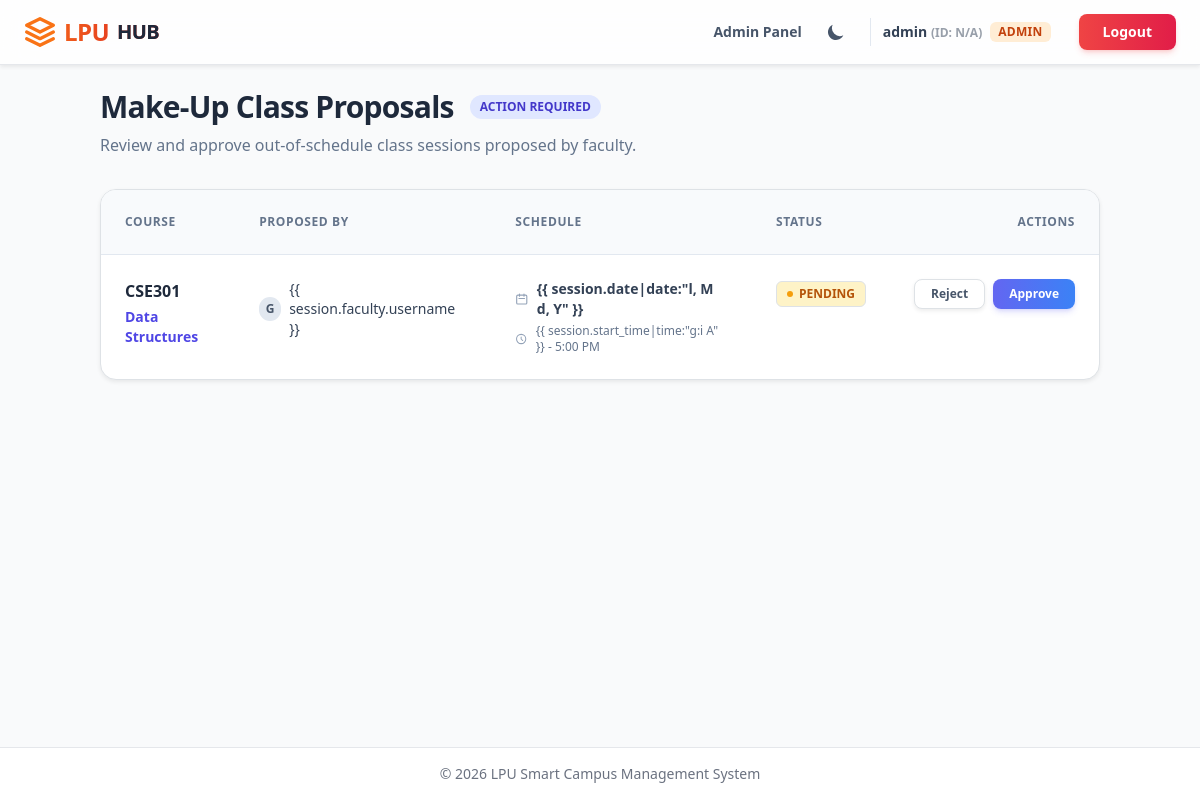
The page /remedial/approvals/ (signed in) on the database as committed earlier.
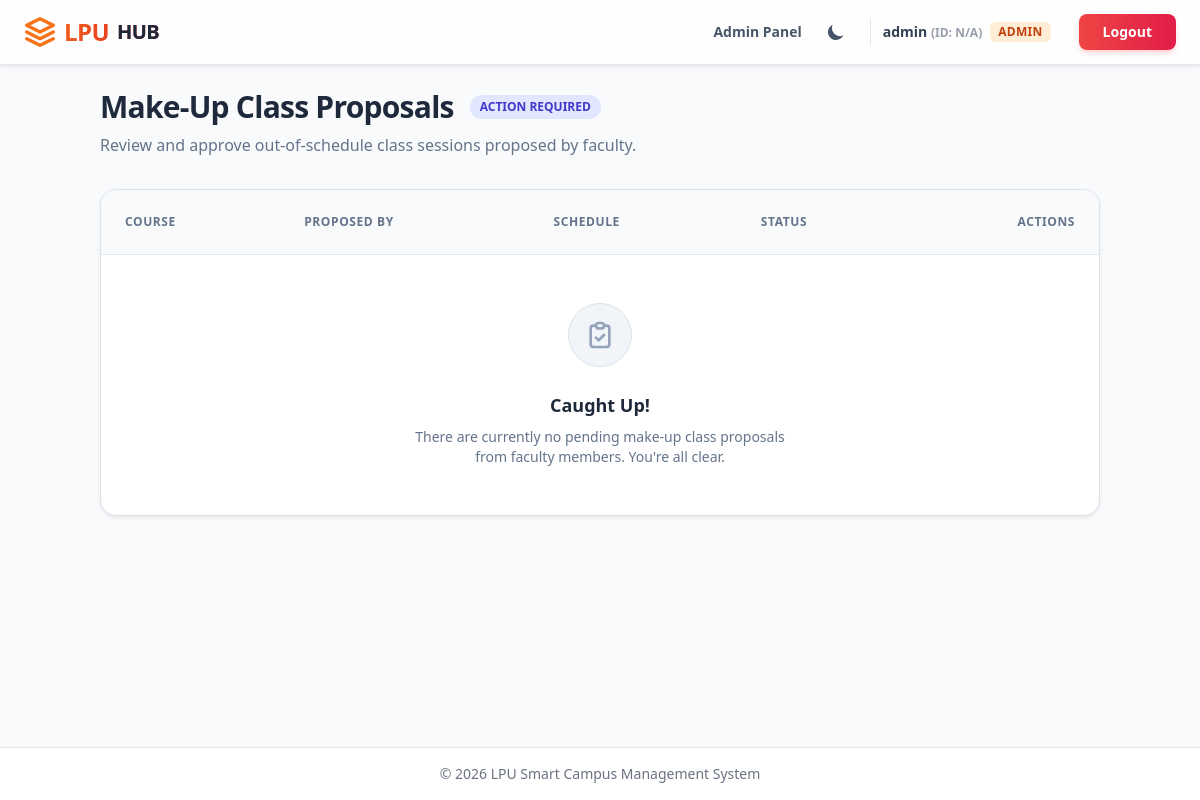
The same page on the database as committed later.
### remedial_classes/models.py (models this page shows, shortened)
class RemedialSession(models.Model):
    course = models.ForeignKey(Course, on_delete=models.CASCADE)
    faculty = models.ForeignKey(settings.AUTH_USER_MODEL, on_delete=models.CASCADE, limit_choices_to={'role': 'FACULTY'})
    date = models.DateField()
    start_time = models.TimeField()
    end_time = models.TimeField()
    STATUS_CHOICES = [
        ('PENDING', 'Pending Admin Approval'),
        ('APPROVED', 'Approved'),
        ('REJECTED', 'Rejected')
    ]
    status = models.CharField(max_length=20, choices=STATUS_CHOICES, default='PENDING')
    unique_code = models.CharField(max_length=10, default=generate_unique_code, unique=True)
    is_active = models.BooleanField(default=True)
    created_at = models.DateTimeField(auto_now_add=True)

### attendance/models.py (models this page shows, shortened)
class Course(models.Model):
    name = models.CharField(max_length=100)
    code = models.CharField(max_length=20, unique=True)
    faculty = models.ForeignKey(settings.AUTH_USER_MODEL, on_delete=models.CASCADE, limit_choices_to={'role': 'FACULTY'})
    students = models.ManyToManyField(settings.AUTH_USER_MODEL, related_name='enrolled_courses', limit_choices_to={'role': 'STUDENT'})

### core/models.py (models this page shows, shortened)
class User(AbstractUser):
    class Role(models.TextChoices):
        STUDENT = "STUDENT", "Student"
        FACULTY = "FACULTY", "Faculty"
        ADMIN = "ADMIN", "Admin"
    role = models.CharField(max_length=50, choices=Role.choices, default=Role.STUDENT)
    uid = models.CharField(max_length=8, unique=True, null=True, blank=True)
    section = models.ForeignKey(Section, on_delete=models.SET_NULL, null=True, blank=True, related_name='members')
    is_approved = models.BooleanField(default=False)

### remedial_classes/views.py (the view, shortened to what this page needs)
# urls.py: path('approvals/', views.admin_remedial_approvals, name='admin_remedial_approvals'),
@login_required
def admin_remedial_approvals(request):
    if request.user.role != 'ADMIN':
        messages.error(request, "Access denied. Admins only.")
        return redirect('dashboard')
    proposals = RemedialSession.objects.filter(status='PENDING').order_by('date', 'start_time')
    return render(request, 'remedial_classes/admin_approvals.html', {'proposals': proposals})

### templates/remedial_classes/admin_approvals.html (shortened to what the changed rows need)
{% extends "base.html" %}
{% block content %}
<div class="row mb-8">
    <div class="col-12">
        <div class="flex items-center gap-3 mb-2">
            <h2 class="text-3xl font-black tracking-tight text-slate-800 dark:text-white">Make-Up Class Proposals</h2>
        </div>
    </div>
</div>
<div class="row">
    <div class="col-12">
        <div
            class="bg-white dark:bg-slate-800 rounded-2xl shadow-sm border border-slate-200 dark:border-slate-700 overflow-hidden">
            <div class="overflow-x-auto">
                <table class="w-full text-left border-collapse">
                    <thead>
                        <tr class="bg-slate-50 dark:bg-slate-900/50 border-b border-slate-200 dark:border-slate-700">
                            <th
                                class="py-4 px-6 text-xs font-bold text-slate-500 dark:text-slate-400 uppercase tracking-wider">
                                Course</th>
                            <th
                                class="py-4 px-6 text-xs font-bold text-slate-500 dark:text-slate-400 uppercase tracking-wider">
                                Proposed By</th>
                            <th
                                class="py-4 px-6 text-xs font-bold text-slate-500 dark:text-slate-400 uppercase tracking-wider">
                                Schedule</th>
                            <th
                                class="py-4 px-6 text-xs font-bold text-slate-500 dark:text-slate-400 uppercase tracking-wider">
                                Status</th>
                            <th
                                class="py-4 px-6 text-xs font-bold text-slate-500 dark:text-slate-400 uppercase tracking-wider text-right">
                                Actions</th>
                        </tr>
                    </thead>
                    <tbody class="divide-y divide-slate-100 dark:divide-slate-700">
                        {% for session in proposals %}
                        <tr class="hover:bg-slate-50/50 dark:hover:bg-slate-700/20 transition-colors group">
                            <td class="py-4 px-6 align-top">
                                <div class="font-bold text-slate-800 dark:text-white mb-1">{{ session.course.code }}
                                </div>
                                <div class="text-sm font-semibold text-indigo-600 dark:text-indigo-400">
                                    {{ session.course.name }}
                                </div>
                            </td>
                            <td class="py-4 px-6 align-top">
                                <div class="flex items-center gap-2">
                                    <div
                                        class="w-6 h-6 rounded-full bg-slate-200 dark:bg-slate-600 flex items-center justify-center text-xs font-bold text-slate-600 dark:text-slate-200">
                                        {{ session.faculty.username|make_list|first|upper }}
                                    </div>
                                    <span class="text-sm font-medium text-slate-700 dark:text-slate-300">{{
                                        session.faculty.username }}</span>
                                </div>
                            </td>
                            <td class="py-4 px-6 align-top">
                                <div class="flex items-center gap-2 mb-1">
                                    <svg class="w-4 h-4 text-slate-400" fill="none" viewBox="0 0 24 24"
                                        stroke="currentColor">
                                        <path stroke-linecap="round" stroke-linejoin="round" stroke-width="2"
                                            d="M8 7V3m8 4V3m-9 8h10M5 21h14a2 2 0 002-2V7a2 2 0 00-2-2H5a2 2 0 00-2 2v12a2 2 0 002 2z" />
                                    </svg>
                                    <span class="text-sm font-semibold text-slate-700 dark:text-slate-300">{{
                                        session.date|date:"l, M d, Y" }}</span>
                                </div>
                                <div class="flex items-center gap-2">
                                    <svg class="w-4 h-4 text-slate-400" fill="none" viewBox="0 0 24 24"
                                        stroke="currentColor">
                                        <path stroke-linecap="round" stroke-linejoin="round" stroke-width="2"
                                            d="M12 8v4l3 3m6-3a9 9 0 11-18 0 9 9 0 0118 0z" />
                                    </svg>
                                    <span class="text-xs text-slate-500 dark:text-slate-400">{{
                                        session.start_time|time:"g:i A" }} - {{ session.end_time|time:"g:i A" }}</span>
                                </div>
                            </td>
                            <td class="py-4 px-6 align-top">
                                <span
                                    class="inline-flex items-center gap-1.5 px-2.5 py-1 rounded-md bg-amber-100 text-amber-700 dark:bg-amber-500/10 dark:text-amber-400 text-xs font-bold border border-amber-200 dark:border-amber-500/20">
                                    <span class="w-1.5 h-1.5 rounded-full bg-amber-500 animate-pulse"></span>
                                    PENDING
                                </span>
                            </td>
                            <td class="py-4 px-6 align-top text-right">
                                <form method="post" class="inline-flex gap-2 m-0">
                                    <button type="submit" name="action" value="reject"
                                        class="btn btn-sm px-3 py-1.5 text-xs font-bold text-slate-600 dark:text-slate-300 bg-white dark:bg-slate-800 border border-slate-300 dark:border-slate-600 hover:bg-rose-50 hover:text-rose-600 hover:border-rose-300 dark:hover:bg-rose-500/10 dark:hover:text-rose-400 dark:hover:border-rose-500/30 transition-all shadow-sm rounded-lg"
                                        title="Reject Proposal">
                                        Reject
                                    </button>
                                    <button type="submit" name="action" value="approve"
                                        class="btn btn-sm px-3 py-1.5 text-xs font-bold text-white bg-gradient-to-r from-indigo-500 to-blue-500 hover:from-indigo-600 hover:to-blue-600 border-none shadow-md shadow-indigo-500/20 transition-all rounded-lg"
                                        title="Approve Proposal">
                                        Approve
                                    </button>
                                </form>
                            </td>
                        </tr>
                        {% empty %}
                        <tr>
                            <td colspan="5" class="py-12 px-6 text-center">
                                <div
                                    class="inline-flex items-center justify-center w-16 h-16 rounded-full bg-slate-100 dark:bg-slate-800 text-slate-400 dark:text-slate-500 mb-4 border border-slate-200 dark:border-slate-700">
                                    <svg class="w-8 h-8" fill="none" viewBox="0 0 24 24" stroke="currentColor">
                                        <path stroke-linecap="round" stroke-linejoin="round" stroke-width="2"
                                            d="M9 5H7a2 2 0 00-2 2v12a2 2 0 002 2h10a2 2 0 002-2V7a2 2 0 00-2-2h-2M9 5a2 2 0 002 2h2a2 2 0 002-2M9 5a2 2 0 012-2h2a2 2 0 012 2m-6 9l2 2 4-4" />
                                    </svg>
                                </div>
                                <h4 class="text-lg font-bold text-slate-800 dark:text-white mb-2">Caught Up!</h4>
                                <p class="text-slate-500 dark:text-slate-400 text-sm max-w-sm mx-auto">There are
                                    currently no pending make-up class proposals from faculty members. You're all clear.
                                </p>
                            </td>
                        </tr>
                        {% endfor %}
                    </tbody>
                </table>
            </div>
        </div>
    </div>
</div>
{% endblock %}

Rows that differ between the two databases and show on the page:
removed RemedialSession: course.code "CSE301", course.name "Data Structures", faculty.username|make_list "G", end_time "5:00 PM"
Other text that changed with them:
text now shown: "Caught Up! There are currently no pending make-up class proposals from faculty members. You're all clear."
